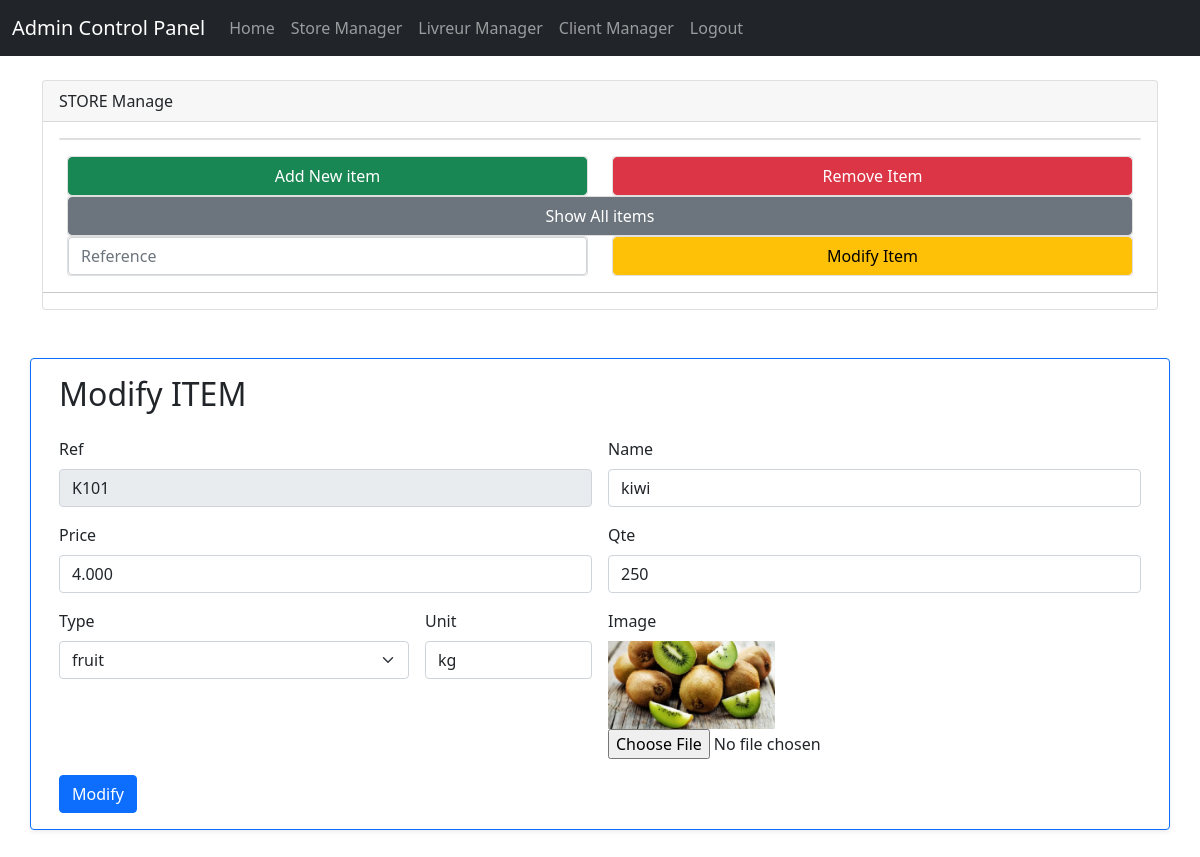
Page /Admin/Store/StoreViews/V@modify.php?idItem=K101 on the earlier database version.
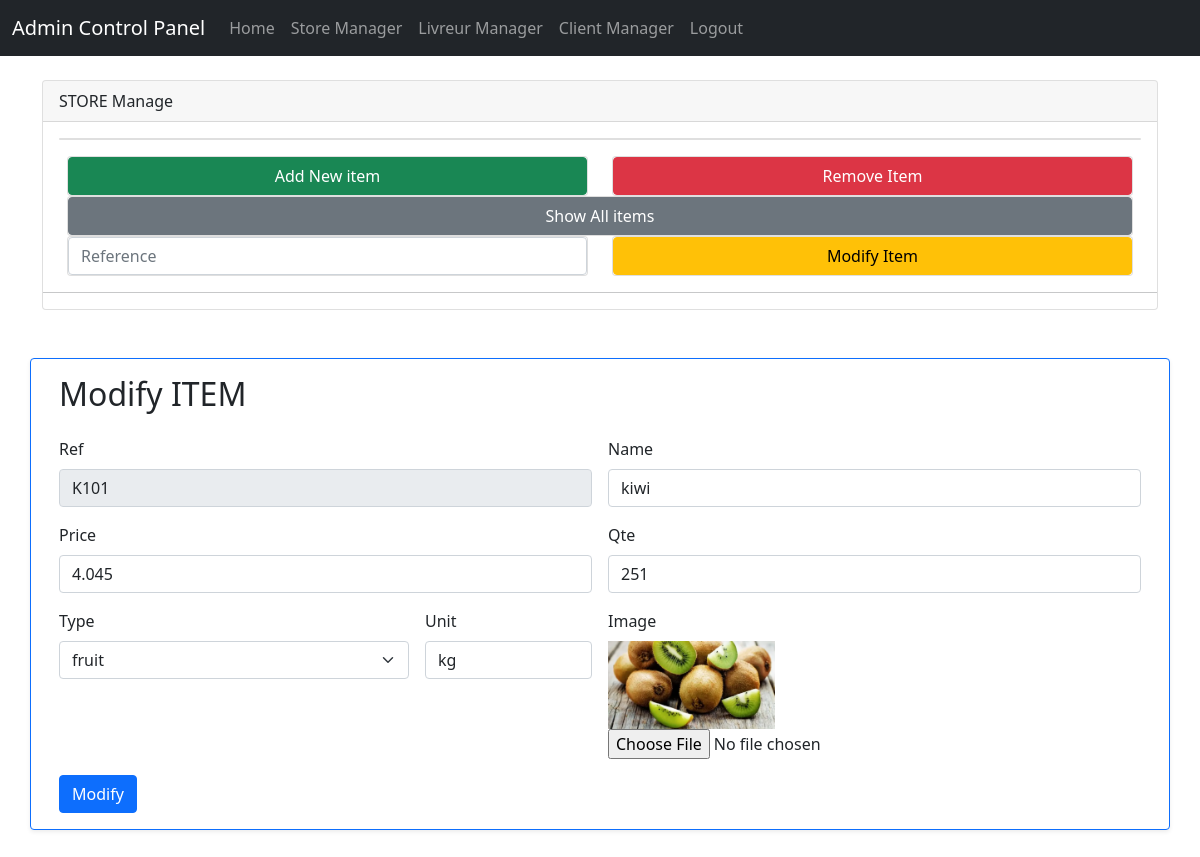
Same page on the later database version.
### tables this page shows
CREATE TABLE `items` (
  `ref` varchar(80) NOT NULL,
  `name` varchar(60) DEFAULT NULL,
  `price` decimal(8,3) DEFAULT NULL,
  `qte_stock` int(11) DEFAULT NULL,
  `pic_path` varchar(200) DEFAULT NULL,
  `type` varchar(60) NOT NULL,
  `unit` varchar(15) NOT NULL
);

### Admin/Store/StoreViews/V@modify.php (the view, shortened to what this page needs)
<?php
  if(isset($_POST['idItem'])|| isset($_GET['idItem'])){
    $conn = new mysqli('127.0.0.1', 'root', '', 'db-sou9');
  if(isset($_GET['idItem'])){
      $ref = $_GET['idItem'];
  }
    $req = "select * from items where ref='$ref';";
    $res = $conn->query($req);
    $l = $res->fetch_array();
  }
?>
<body>
<?php include "../../header.php";?>
<?php include "StoreNav.php";?>
<div id="app">
        <main class="py-4">
            <div class="container">
                <div class="row justify-content-center bg-light border border-primary shadow-sm p-3 mb-5 bg-white rounded">
                    <div class="col-md-16">
<form class="row g-3" action='../StoreController/C@modify.php' method="POST" enctype="multipart/form-data">
<h2>Modify ITEM</h2>
<?php
  $NotFound = false;
  ?>
  <div class="col-md-6">
    <label for="inputEmail4" class="form-label">Ref</label>
    <input name="ref" type="text" class="form-control" id="inputEmail4" value="<?php if(isset($_POST['idItem'])||isset($_GET['idItem'])){echo $l[0];} ?> " readonly>
  </div>
  <div class="col-md-6">
    <label for="inputPassword4" class="form-label">Name</label>
    <input name="name" type="text" class="form-control" id="inputPassword4" value="<?php if(isset($_POST['idItem'])||isset($_GET['idItem'])){echo $l[1];} ?>" <?php if($NotFound){echo "readonly";}?>>
  </div>
  <div class="col-md-6">
    <label for="inputEmail4" class="form-label">Price</label>
    <input name="price" type="text" class="form-control" id="inputEmail4" value="<?php if(isset($_POST['idItem'])||isset($_GET['idItem'])){echo $l[2];} ?>"<?php if($NotFound){echo "readonly";}?>>
  </div>
  <div class="col-md-6">
    <label for="inputPassword4" class="form-label">Qte</label>
    <input name="qte" type="text" class="form-control" id="inputPassword4" value="<?php if(isset($_POST['idItem'])||isset($_GET['idItem'])){echo $l[3];} ?>"<?php if($NotFound){echo "readonly";}?>>
  </div>
  <div class="col-md-4">
    <label for="inputState" class="form-label">Type</label>
    <select name="type"   id="inputState" class="form-select" <?php if($NotFound){echo "disabled";}?>>
    <?php
      if($l[5]=="fruit"){
          echo "<option selected >fruit</option>";
      }else{
          echo "<option >fruit</option>";
      }
    ?>
    </select>
  </div>
  <div class="col-md-2">
    <label for="inputZip" class="form-label">Unit</label>
    <input name="unit" type="text" class="form-control" id="inputZip" value="<?php if(isset($_POST['idItem'])||isset($_GET['idItem'])){echo $l[6];} ?>" <?php if($NotFound){echo "readonly";}?>>
  </div>
  <div class="col-md-2">
    <label for="inputZip" class="form-label">Image</label>
    <?php if(isset($_POST['idItem'])||isset($_GET['idItem'])){
    echo "<img width='100%' src='../../../src/storepics/$l[4]'>";
    } ?>
    <input name="pic_path" type="file"  id="" value="default.png" <?php if($NotFound){echo "disabled";}?>>
</div>
  <div class="col-12">
    <button type="submit" class="btn btn-primary" <?php if($NotFound){echo "disabled";}?>>Modify</button>
  </div>
</form>
</div>
                </div>
            </div>
        </main>
</div>

Differences in the rows shown:
changed items "kiwi": price "4.000" → "4.045"; qte "250" → "251"
